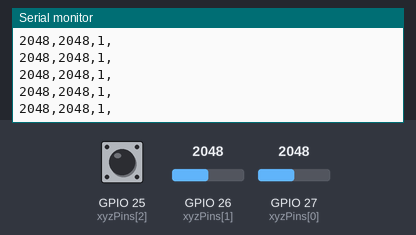
A sketch run on a simulated ESP32. Parts: the last lines printed to the serial monitor. The inputs (shaded band) are chosen by the test bench; at power-on: GPIO 26 (xyzPins[1]) = 2048, GPIO 27 (xyzPins[0]) = 2048, GPIO 25 (xyzPins[2]) HIGH.

Above: at 1.2 s.
1.3 s: GPIO 26 (xyzPins[1]) set to 2866
At 1.31 s:
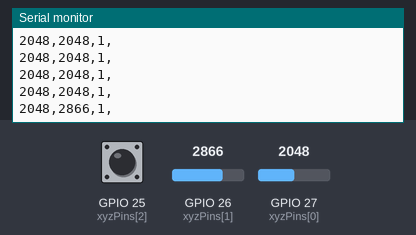
2.8 s: GPIO 27 (xyzPins[0]) set to 2866
At 2.81 s:
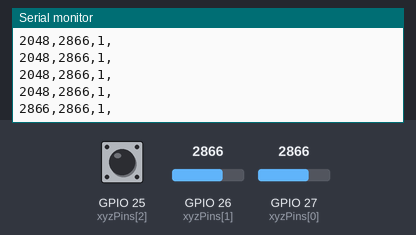
4.3 s: GPIO 25 (xyzPins[2]) pulled LOW for 0.15 s
At 4.32 s:
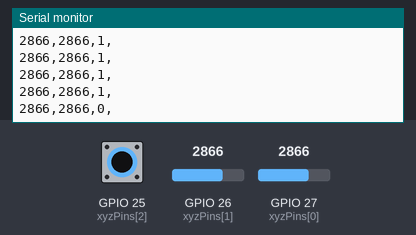
5.9 s: GPIO 26 (xyzPins[1]) set to 3603
At 5.92 s:
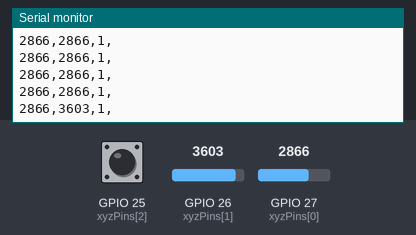
7.4 s: GPIO 25 (xyzPins[2]) pulled LOW for 1 s
At 7.43 s:
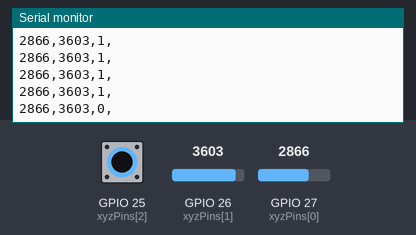
9.9 s: GPIO 27 (xyzPins[0]) set to 3603
At 9.94 s:
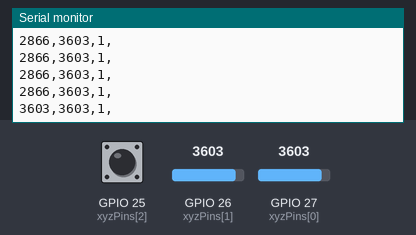
Timing chart, 0 to 12.4 s (numbered marks = the images above; inputs shaded):
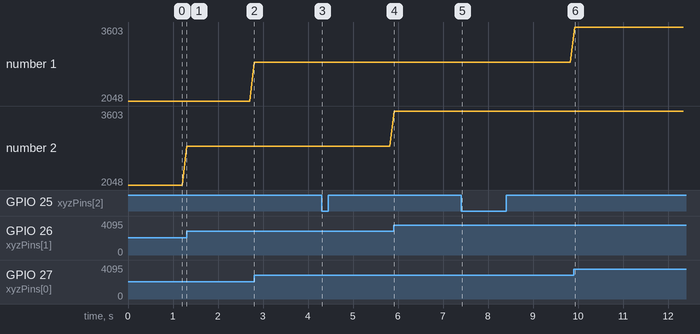

Measured:
- after the input at 1.3 s, the serial monitor: prints a new line at once (image 1)
- after the input at 2.8 s, the serial monitor: prints a new line at once (image 2)
- after the input at 4.3 s, the serial monitor: prints a new line at once (image 3)
- after the input at 5.9 s, the serial monitor: prints a new line at once (image 4)
- after the input at 7.4 s, the serial monitor: prints a new line at once (image 5)
- after the input at 9.9 s, the serial monitor: prints a new line at once (image 6)
- plotted number 2: 2048 → 2866 after the input at 1.3 s, 2866 → 3603 after the input at 5.9 s

The sketch:

module2.ino
```cpp
int xyzPins[] = {27, 26, 25};
float xPos = 0;
float yPos = 0;

void setup(){

  Serial.begin(115200);
  pinMode(xyzPins[2], INPUT_PULLUP);  //z axis is a button.
  pinMode(25, INPUT_PULLUP);  //button.

}
void loop() {
  int xVal = analogRead(xyzPins[0]);
  int yVal = analogRead(xyzPins[1]);
  int zVal = digitalRead(xyzPins[2]);
  Serial.print(xVal, DEC);
  Serial.print(",");
  Serial.print(yVal, DEC);
  Serial.print(",");
  Serial.print(zVal, DEC);
  Serial.print(",");
  Serial.print("\n");
  delay(100);
}
```
